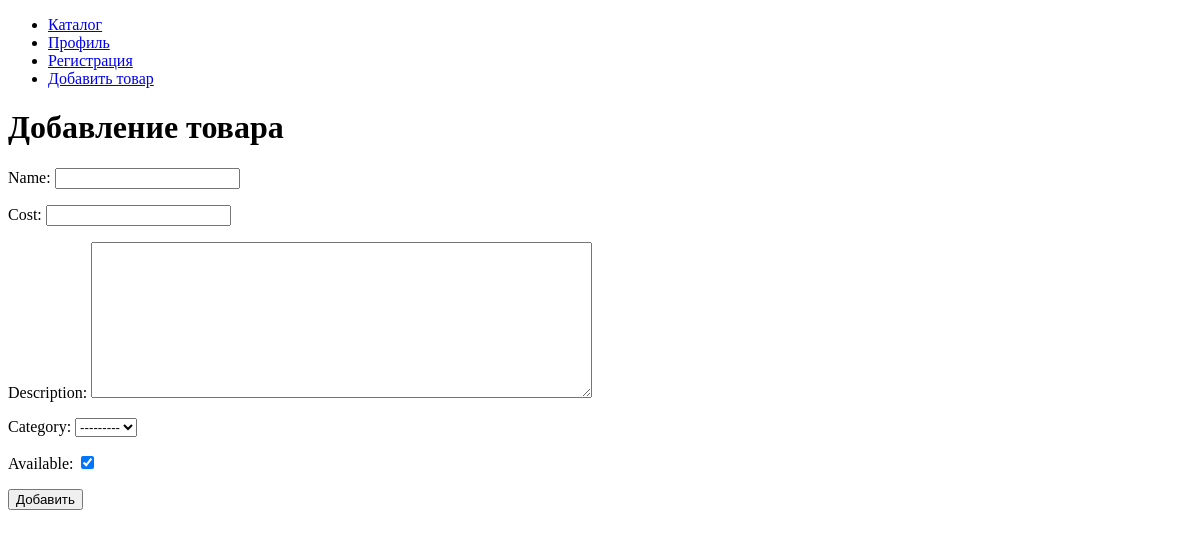
Before: /add_product/ with the older database file.
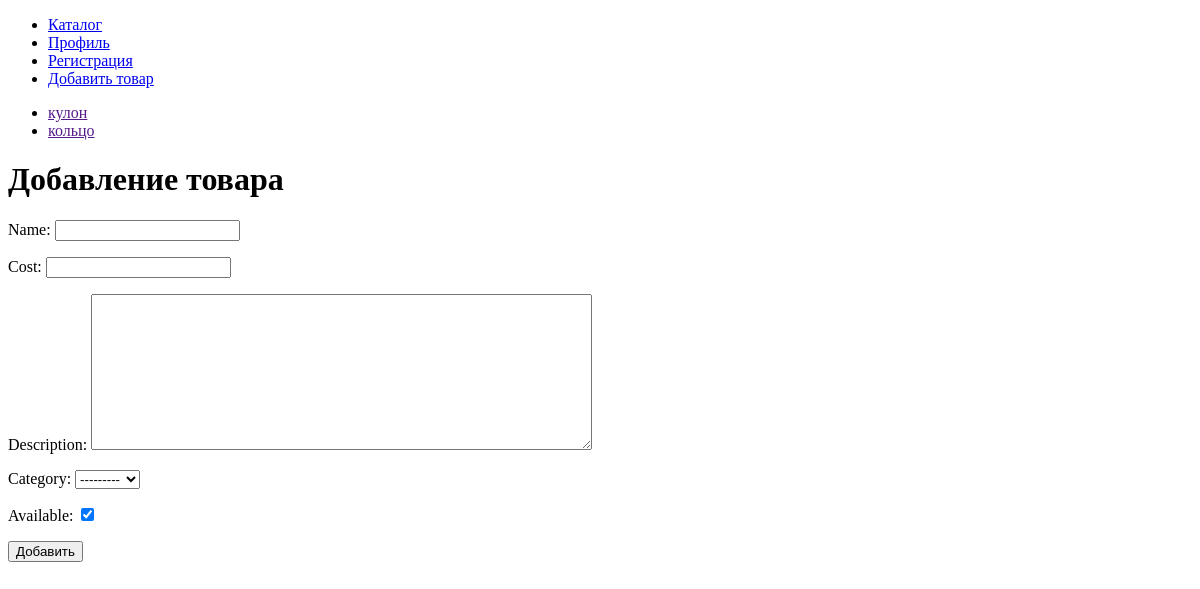
After: the same page with the newer database file.
### divisi_app/models.py (models this page shows)
class Category(models.Model):
    category = models.CharField( max_length=255)
    def __str__(self):
        return self.category

### divisi_app/views.py (the view)
# urls.py: path('add_product/', AddProduct.as_view(), name='addproduct'),
class AddProduct(DataMixin, CreateView):
    form_class = AddProductForm
    template_name = 'divisi_app/AddProduct.html'
    success_url = reverse_lazy('home')
    def get_context_data(self,*, object_list=None, **kwargs):
        context = super().get_context_data(**kwargs)
        c_def = self.get_user_context(title = 'Добавление товара')
        return dict(list(context.items())  + list(c_def.items()))

### divisi_app/forms.py
class AddProductForm(forms.ModelForm):
    def __init__(self, *args, **kwargs):
        super().__init__(*args, **kwargs)
    class Meta:
        model = Products
        fields = ['name', 'cost', 'description', 'category', 'available']
        widgets = {
            'name': forms.TextInput(attrs={'class': 'form-input'}),
            'cost': forms.NumberInput(attrs={'class': 'form-input'}),
            'description': forms.Textarea(attrs={'cols': 60, 'rows': 10}),
            }

### divisi_app/utils.py (called while the page is built)
    def get_user_context(self, **kwargs):
        context = kwargs
        cats = Category.objects.annotate(Count('products'))
        user_menu = menu.copy()
        if not self.request.user.is_authenticated:
            user_menu.pop(1)
        context['menu'] = user_menu
        context['cats'] = cats
        if 'cat_selected' not in context:
            context['cat_selected'] = 0
        return context

### divisi_app/templates/divisi_app/AddProduct.html (shortened to what this page needs)
{% extends 'divisi_app/base.html' %}
{% block content %}
<h1>{{title}}</h1>
<form action="{% url 'addproduct' %}" method="post" enctype='multipart/form-data'>
    {% for f in form %}
        <p><label class="form-label" for="{{ f.id_for_label }}">{{f.label}}: </label>{{ f }}</p>
    {% endfor %}
    <button type="submit">Добавить</button>
</form>
{% endblock %}

### divisi_app/templates/divisi_app/base.html (shortened to what this page needs)
{% load static %}
<!DOCTYPE html>
<html lang="en">
<head>
    <link type="text/css" href="{% static 'divisi_app/css/styles.css' %}" rel="stylesheet" />
</head>
<body>
    {% block menu %}
        <div class="header">
            <ul class="menu">
                {% for m in menu %}
                <li><a href="{% url m.url_name %}">{{m.title}}</a></li>
                {% endfor %}
            </ul>
        </div>
    {% endblock menu %}
    {% block categories %}
        <ul>
            {% for c in cats %}
            <li>
                <a href="">{{ c }}</a>
            </li>
            {% endfor %}
        </ul>
    {% endblock %}
    {% block content %}
    {% endblock content %}
</body>
</html>

Changed rows visible on the page:
added Category: category "кулон", form "---------"
added Category: category "кольцо"
